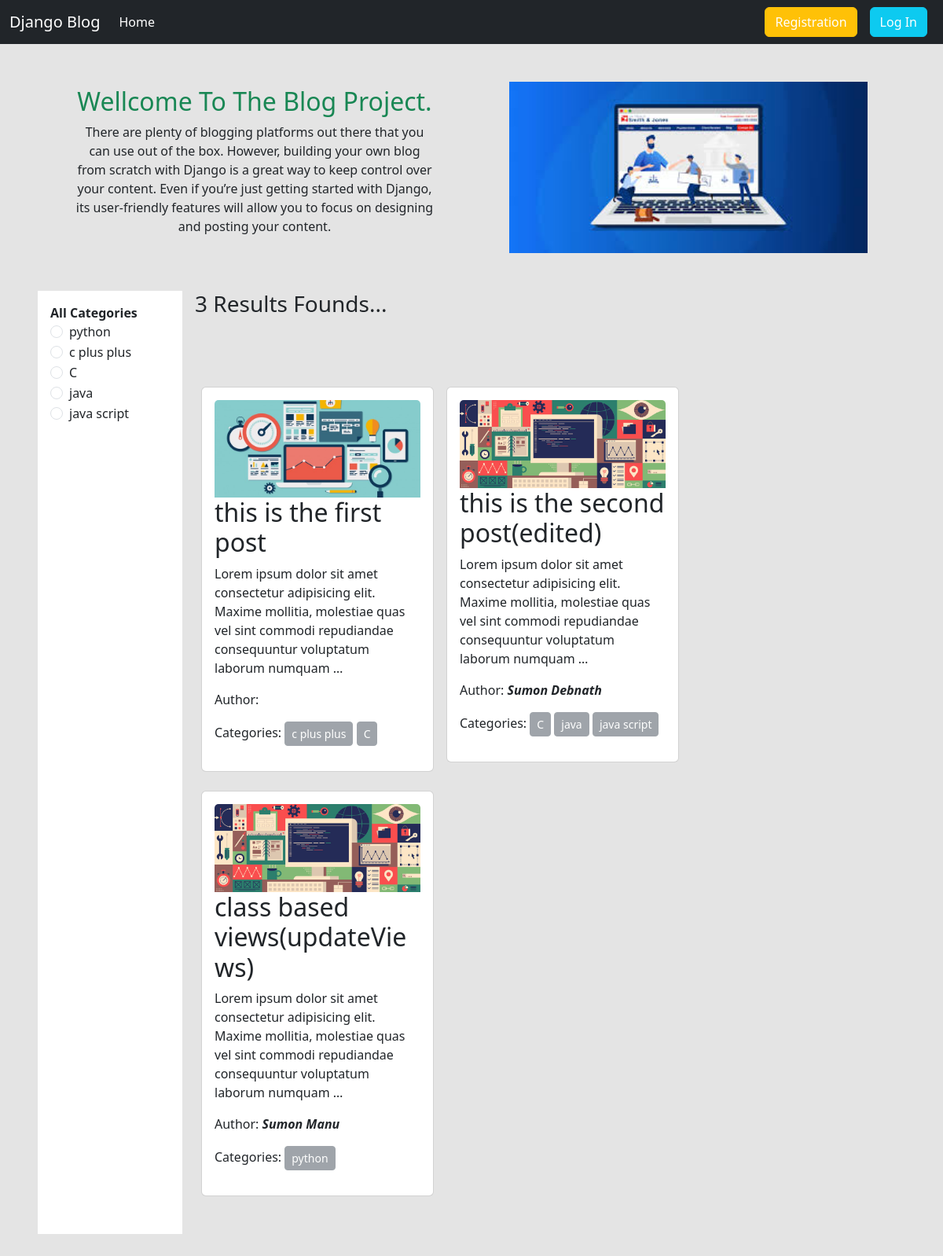
The page / on the database its author committed.
### categories/models.py (models this page shows, shortened)
class Category(models.Model):
    name = models.CharField(max_length=100)
    slug = models.SlugField(max_length=200, unique=True, null=True, blank=True)

### posts/models.py (models this page shows, shortened)
class Post(models.Model):
    title = models.CharField(max_length=200)
    content = models.TextField()
    category = models.ManyToManyField(Category)
    author = models.ForeignKey(User, on_delete=models.CASCADE)
    image = models.ImageField(upload_to="posts/media/uploads/", blank=True, null=True)

### Blog_Project/views.py (the view)
# urls.py: 2. Add a URL to urlpatterns:  path('', views.home, name='home')
def home(request, category_slug = None):
    data = Post.objects.all()
    if category_slug is not None:
        category = Category.objects.get(slug = category_slug)
        data = Post.objects.filter(category=category)
    categories = Category.objects.all()
    return render(request, "home.html", {"data":data, "categories":categories})

### templates/home.html
{% extends "base.html" %}
{% load static %}
{% block content %}
    <div class="d-flex flex-wrap px-5 pt-5 align-items-center justify-content-center">
        <div class="col-6 align-items-center text-center px-5">
            <h2 class="text-success">Wellcome To The Blog Project.</h2>
            <p>
                There are plenty of blogging platforms out there that you can use out of the box. However, building your own blog from scratch with Django is a great way to keep control over your content. Even if you’re just getting started with Django, its user-friendly features will allow you to focus on designing and posting your content.
            </p>
        </div>
        <div class="col-6">
            <img class="w-100 px-5" src="{% static 'images.jpeg' %}" alt="Blog-image">
        </div>
    </div>
    <div class="d-flex flex-wrap p-5 pt-5">
        <div class="col-2 p-3 bg-white">
            <b >All Categories</b>
            {% for cate in categories %}
              <div class="form-check">
                <input class="form-check-input" type="radio" name="category" id="{{cate.id}}">
                <label class="form-check-label" for="{{cate.id}}">
                  <a class="text-decoration-none text-dark" href="{% url 'category_post' cate.slug %}">{{cate.name}}</a>
                </label>
              </div>
            {% endfor %}
        </div>
        <div class="col-10 px-3">
            <h3>{{data | length}} Results Founds...</h3>
            <div class="d-flex flex-wrap pt-5 mt-3 mb-5">
                {% for post in data %}
                    <div class="col-sm-4 mx-2 mt-4">
                        <div class="card">
                            <div class="card-body">
                                <img src="{{post.image.url}}" class="card-img-top" alt="...">
                                <h2 class="card-title"><a class="text-decoration-none text-dark" href="{% url 'details_posts' post.id %}">{{post.title}}</a></h2>
                                <p class="card-text">
                                    {{post.content | truncatewords:20}}
                                </p>
                                <p>Author: <b><em>{{post.author.first_name}} {{post.author.last_name}}</em></b></p>
                                <p>
                                    Categories:
                                    {% for cate in post.category.all %}
                                        <button class="btn btn-secondary btn-sm" disabled>{{cate.name}}</button>
                                    {% endfor %}
                                </p>
                            </div>
                        </div>
                    </div>
                {% endfor %}
            </div>
        </div>
    </div>
{% endblock content %}

### templates/base.html (shortened to what this page needs)
<!DOCTYPE html>
<html lang="en">
<head>
    <link href="https://cdn.jsdelivr.net/npm/bootstrap@5.3.2/dist/css/bootstrap.min.css" rel="stylesheet">
</head>
<body style="background-color: #e4e4e4;">
    <div>
        <nav class="navbar navbar-expand-lg bg-dark">
            <div class="container-fluid">
              <a class="navbar-brand text-white" href="{% url 'home' %}">Django Blog</a>
              <div class="collapse navbar-collapse" id="navbarSupportedContent">
                <ul class="navbar-nav me-auto mb-2 mb-lg-0">
                  <li class="nav-item">
                    <a class="nav-link active text-white" aria-current="page" href="{% url 'home' %}">Home</a>
                  </li>
                </ul>
                <div class="d-flex" role="search">
                  <ul class="navbar-nav me-auto mb-2 mb-lg-0">
                  {% if request.user.is_authenticated %}
                  <li class="nav-item">
                    <a class="text-white mx-2 btn btn-warning" aria-current="page" href="{% url 'profile' %}">Profile</a>
                  </li>
                  <li class="nav-item">
                    <a class="text-white mx-2 btn btn-danger" aria-current="page" href="{% url 'log_out' %}">Log Out</a>
                  </li>
                  {% else %}
                    <li class="nav-item">
                      <a class="text-white mx-2 btn btn-warning" aria-current="page" href="{% url 'register' %}">Registration</a>
                    </li>
                    <li class="nav-item">
                      <a class="btn btn-info mx-2 text-white" aria-current="page" href="{% url 'log_in' %}">Log In</a>
                    </li>
                  {% endif %}
                </ul>
                </div>
              </div>
            </div>
          </nav>
    </div>
    {% block content %}
    {% endblock content %}
</body>
</html>

### rows shown on the page
Category: name "python"
Category: name "c plus plus"
Category: name "C"
Category: name "java"
Category: name "java script"
Post: image (picture), title "this is the first post", content "Lorem ipsum dolor sit amet consectetur adipisicing elit. Maxime mollitia, molestiae quas vel sint commodi repudiandae consequuntur voluptatum laborum numquam …"
Post: image (picture), title "this is the second post(edited)", content "Lorem ipsum dolor sit amet consectetur adipisicing elit. Maxime mollitia, molestiae quas vel sint commodi repudiandae consequuntur voluptatum laborum numquam …", author.first_name "Sumon", author.last_name "Debnath"
Post: image (picture), title "class based views(updateViews)", content "Lorem ipsum dolor sit amet consectetur adipisicing elit. Maxime mollitia, molestiae quas vel sint commodi repudiandae consequuntur voluptatum laborum numquam …", author.first_name "Sumon", author.last_name "Manu"

### other values the page prints
{{ data | length }} "3"
